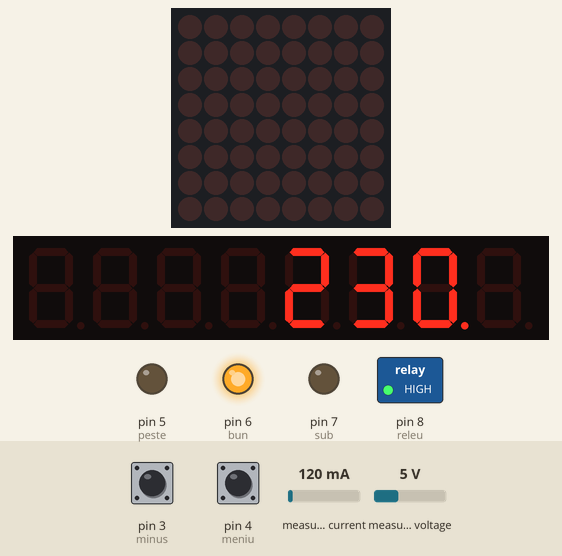
This sketch was run on a simulated Arduino Uno, built with avr-gcc and run on an emulated ATmega328P. Shown: 8×8 LED matrix, 8-digit seven-segment display, switched loads named in the sketch (green lamp = pin HIGH), output pins drawn as LEDs (lit = HIGH). Inputs (shaded band) come from the test bench; at power-on: pin 4 (meniu) HIGH, measured voltage 5 V, pin 3 (minus) HIGH, measured current 120 mA. EEPROM starts erased.

Above: at 6.6 s.
6.7 s: pin 4 (meniu) pulled LOW for 3.2 s
At 9.0 s:
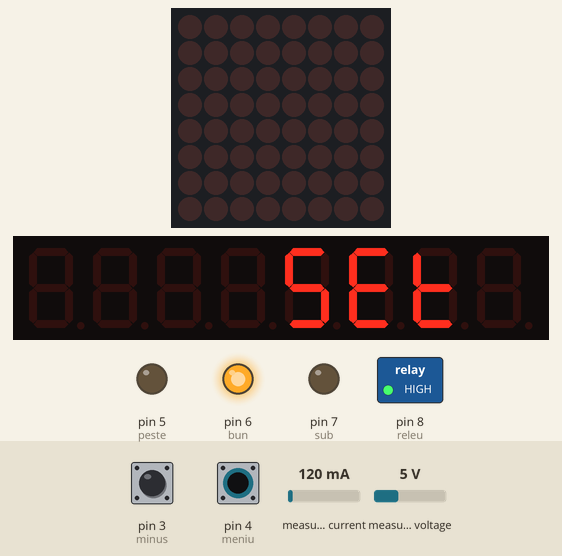
11.9 s: pin 4 (meniu) pulled LOW for 0.5 s
At 12.7 s:
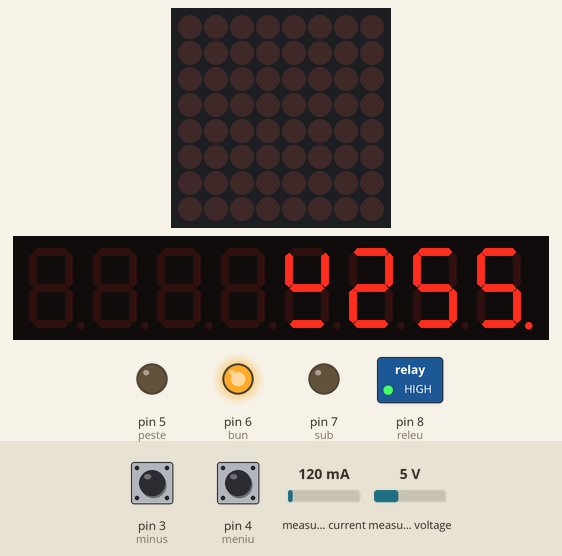
13.9 s: pin 4 (meniu) pulled LOW for 1 s
At 14.8 s:
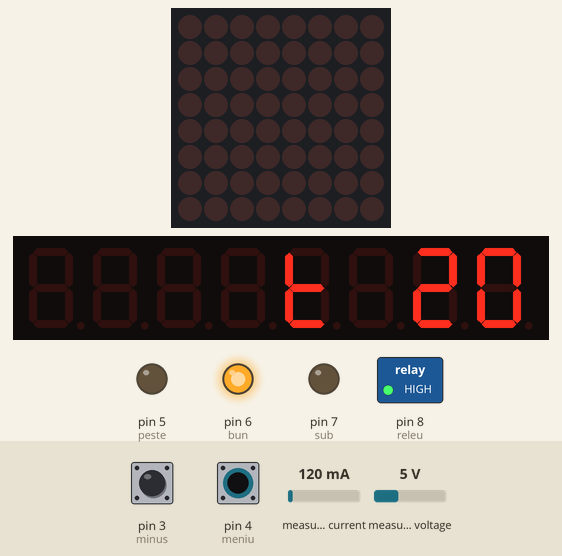
16.4 s: measured voltage set to 0.3 V
At 19.3 s:
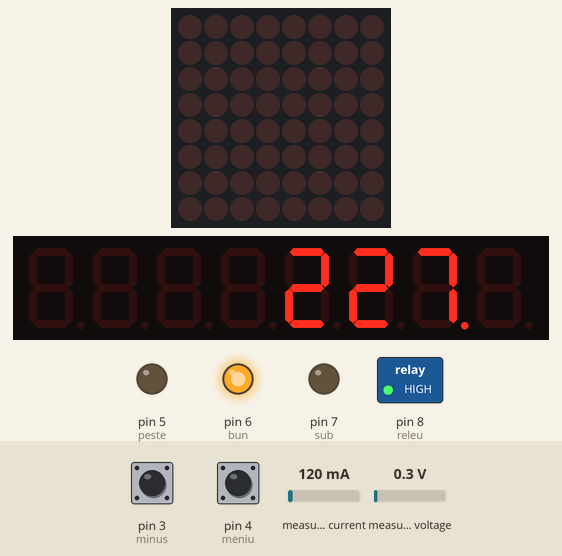
19.4 s: measured voltage set to 3.8 V
22.4 s: measured voltage set to 11.2 V
At 25.2 s:
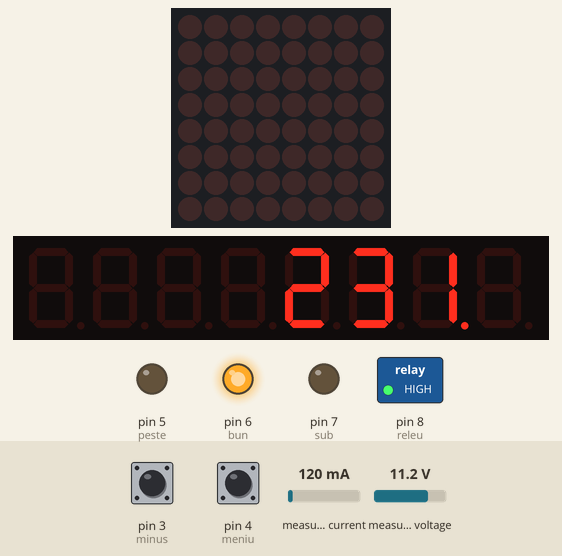
Timing chart, 0 to 26.7 s (numbered marks = the images above; inputs shaded):
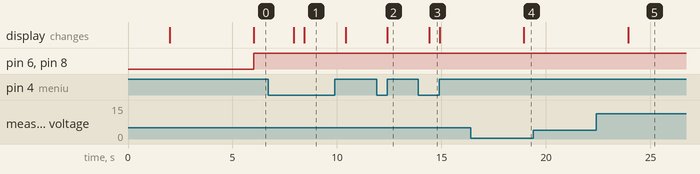

Measured:
- after the input at 6.7 s, the display: first changes after 1.2 s (image 1 shows a later state)
- after the input at 11.9 s, the display: changes after 0.51 s (image 2)
- after the input at 13.9 s, the display: changes after 0.51 s (image 3)
- after the input at 16.4 s, the display: changes after 2.5 s (image 4)
- after the input at 19.4 s, every drawn part: stays the same
- after the input at 22.4 s, the display: changes after 1.5 s (image 5)

The sketch:

main_supply_emonlib_under_overvoltage_ver3.ino
```cpp
// main voltmeter on MAX7219 LED display by niq_ro from http://www.tehnic.go.ro
// & http://arduinotehniq.com/
// use info from http://nicuflorica.blogspot.ro/2016/09/releu-de-protectie-la-minima-si-maxima_21.html
// vactual version 3, 24.09.2016, Craiova - Romania

// EmonLibrary examples openenergymonitor.org, Licence GNU GPL V3
// https://github.com/openenergymonitor/EmonLib
// https://openenergymonitor.org/emon/buildingblocks/measuring-voltage-with-an-acac-power-adapter

#include <EEPROM.h> // http://tronixstuff.com/2011/03/16/tutorial-your-arduinos-inbuilt-eeprom/

#include "EmonLib.h"             // Include Emon Library
EnergyMonitor emon1;             // Create an instance

// adapted sketch by niq_ro from http://arduinotehniq.blogspot.com
// and http://nicuflorica.blogspot.ro
// base version 1.0 in 22.11.2016, Craiova - Romania
// actual version 1a2 in 23.09.2016
// source for LEDControl: http://embedded-lab.com/blog/?p=6862
#include "LedControl.h" // https://github.com/wayoda/LedControl
/*
 Now we need a LedControl to work with.
 ***** These pin numbers will probably not work with your hardware *****
 pin 12 is connected to the DataIn
 pin 11 is connected to the CLK
 pin 10 is connected to LOAD
 We have only a single MAX72XX.
 */
LedControl lc=LedControl(12,11,10,1);


#define sub 7     // pin for undervoltage led
#define bun 6     // pin for ok voltage led
#define peste 5   // pin for overvoltage led
#define releu 8   // pin for relay
#define meniu 4   // pin for MENU button
#define minus 3
#define plus 2

float tensiune, voltage, voltagetr, vtot;
int vs, vsm, vm, vu;
float u1, u0;

float under;  // under voltage value
float over;   // over voltage value
int intarziere;  // value in second for delay after disconect relay because voltage is not ok
int intarziere2 = 1;  // value in second for delay after reading when voltage is ok
int nivel = 0;
int underzu, overzu;
int under1 = 190;
int under2 = 207;
int over1 = 240;
int over2 = 255;

// uncomment block first time, for write datas in EEPROM memory
/*
// under voltage is 190V ->
EEPROM.write(101,1);
EEPROM.write(102,9);
EEPROM.write(103,0);
// overvoltage is 250V ->
EEPROM.write(104,2);
EEPROM.write(105,5);
EEPROM.write(106,0);
// delay time for reconnect relay -> 9 seconds
EEPROM.write(107,0);
EEPROM.write(108,9);
*/

int unders = EEPROM.read(101);
int underz = EEPROM.read(102);
int underu = EEPROM.read(103);
int overs = EEPROM.read(104);
int overz = EEPROM.read(105);
int overu = EEPROM.read(106);
int intarzierez = EEPROM.read(107);
int intarziereu = EEPROM.read(108);


void setup(){
 pinMode(A2, INPUT);
 pinMode(meniu, INPUT);
 pinMode(plus, INPUT);
 pinMode(minus, INPUT);
 pinMode(sub, OUTPUT);
 pinMode(bun, OUTPUT);
 pinMode(peste, OUTPUT);
 pinMode(releu, OUTPUT);

 digitalWrite(meniu, HIGH);  // put inputs in high state (when push is to ground -> low state)
 digitalWrite(plus, HIGH);
 digitalWrite(minus, HIGH);
 digitalWrite(sub, LOW);
 digitalWrite(bun, LOW);
 digitalWrite(peste, LOW);
 digitalWrite(releu, LOW);


under = 100*unders + 10*underz + underu;
if (under < under1) under = under1;
if (under > under2) under = under2;
over = 100*overs + 10*overz + overu;
if (over < over1) over = over1;
if (over > over2) over = over2;
intarziere = 10*intarzierez + intarziereu;
if (intarziere < 1) intarziere = 1;
if (intarziere > 20) intarziere = 20;


  emon1.voltage(2, 255, 1.7);  // Voltage: input pin, calibration, phase_shift
//  emon1.current(1, 111.1);       // Current: input pin, calibration.

// Initialize MAX7219 device
lc.shutdown(0,false); // Enable display
lc.setIntensity(0,8); // Set brightness level (0 is min, 15 is max)
lc.clearDisplay(0); // Clear display register


lc.setRow(0,6,B1100010);  // afisez litera "n" pe coloane 6
lc.setRow(0,5,B0100000);  // afisez litera "i" pe coloane 5
lc.setRow(0,4,B1110011);  // afisez litera "q" pe coloane 4
lc.setRow(0,3,B0000001);  // afisez semnul "-" pe coloane 3
lc.setRow(0,2,B1000010);  // afisez litera "r" pe coloane 2
lc.setRow(0,1,B1100011);  // afisez litera "o" pe coloane 1
delay(2000);
lc.clearDisplay(0); // Clear display register

vtot = 0;


}//end "setup()"


void loop(){     //Start of Program

if (nivel == 0) {     // measurement state
for (byte i=0; i < 10; i++){
  emon1.calcVI(20,2000);         // Calculate all. No.of half wavelengths (crossings), time-out
  tensiune   = emon1.Vrms;             //extract Vrms into Variable
  vtot = vtot + tensiune;
delay(200);
if (digitalRead(meniu) == LOW) {
  nivel = 1;
  i = 10;
  delay(500);
}
}

voltage = vtot/10;
vtot = 0;

// calculate number for each figure number
vs = voltage /100;
vsm = voltage - 100*vs;
vm = vsm /10;
vu = vsm - 10*vm;
//lc.clearDisplay(0); // Clear display register
lc.setDigit(0,3,vs, false); // afisez sutele pe coloana 3
lc.setDigit(0,2,vm, false); // afisez zecile pe coloana 2
lc.setDigit(0,1,vu, true); // afisez unitatile pe coloana 1

if (digitalRead(meniu) == LOW) {
  nivel = 1;
  delay(500);
  lc.clearDisplay(0); // Clear display register
}
}

if (nivel == 0) {     // measurement state
if (voltage <= under)  // undervoltage
{
digitalWrite(sub, HIGH);
digitalWrite(bun, LOW);
digitalWrite(peste, LOW);
digitalWrite(releu, LOW);

for (byte j=0; j < intarziere; j++){
if (digitalRead(meniu) == LOW) {
  nivel = 1;
  j = intarziere;
  delay(500);
}
delay(1000);
}
}
if (voltage >= over)  // overvoltage
{
digitalWrite(sub, LOW);
digitalWrite(bun, LOW);
digitalWrite(peste, HIGH);
digitalWrite(releu, LOW);
for (byte j=0; j < intarziere; j++){
if (digitalRead(meniu) == LOW) {
  nivel = 1;
  j = intarziere;
  delay(500);
}
delay(1000);
}

}
if ((voltage > under) && (voltage < over))
{
digitalWrite(sub, LOW);
digitalWrite(bun, HIGH);
digitalWrite(peste, LOW);
digitalWrite(releu, HIGH);
for (byte j=0; j < intarziere2; j++){
if (digitalRead(meniu) == LOW) {
  nivel = 1;
  j = intarziere2;
  delay(500);
}
delay(1000);
}

}
}    // end loop for measurement

if (nivel == 1) {    // for change the value
//lc.clearDisplay(0); // Clear display register
lc.setDigit(0,3,5, false); // afisez un 5 pe coloana 2
lc.setRow(0,2,B01001111);  // afisez litera "E" cu bara sus
lc.setRow(0,1,B00001111);  // afisez litera "t" cu bara sus
delay(2000);
nivel = 2;
lc.clearDisplay(0); // Clear display register
}

if (nivel == 2) {    // for change the undervoltage value
unders = under / 100;
underzu = under - 100*unders;
underz = underzu/10;
underu = underzu - 10*underz;
//lc.clearDisplay(0); // Clear display register
lc.setRow(0,3,B01011100);  // afisez litera "u" cu bara sus
lc.setDigit(0,2,unders, false); // afisez sute pe coloana 3
lc.setDigit(0,1,underz, false); // afisez zeci pe coloana 2
lc.setDigit(0,0,underu, true); // afisez unitati pe coloana 1

if (digitalRead(meniu) == LOW) {
  nivel = 3;
EEPROM.write(101,unders);
EEPROM.write(102,underz);
EEPROM.write(103,underu);
  delay(500);
  lc.clearDisplay(0); // Clear display register
}

if (digitalRead(plus) == LOW) {
  under = under + 1;
  if (under > under2) under = under2;
  delay(250);
}

if (digitalRead(minus) == LOW) {
  under = under - 1;
  if (under < under1) under = under1;
  delay(250);
}

}  // end loop for change undervoltage value

if (nivel == 3) {    // for change the overrvoltage value
overs = over / 100;
overzu = over - 100*overs;
overz = overzu/10;
overu = overzu - 10*overz;
//lc.clearDisplay(0); // Clear display register
lc.setRow(0,3,B00101011);  // afisez litera "u" cu bara jos
lc.setDigit(0,2,overs, false); // afisez sute pe coloana 3
lc.setDigit(0,1,overz, false); // afisez zeci pe coloana 2
lc.setDigit(0,0,overu, true); // afisez unitati pe coloana 1

if (digitalRead(meniu) == LOW) {
  nivel = 4;
EEPROM.write(104,overs);
EEPROM.write(105,overz);
EEPROM.write(106,overu);
  delay(500);
  lc.clearDisplay(0); // Clear display register
}

if (digitalRead(plus) == LOW) {
  over = over + 1;
  if (over > over2) over = over2;
  delay(250);
}

if (digitalRead(minus) == LOW) {
  over = over - 1;
  if (over < over1) over = over1;
  delay(250);
}

}  // end loop for change overvoltage value

if (nivel == 4) {    // for change delay time for nook voltage
intarzierez = intarziere / 10;
intarziereu = intarziere - 10*intarzierez;

//lc.clearDisplay(0); // Clear display register
lc.setRow(0,3,B00001111);  // afisez litera "t" cu bara sus
lc.setDigit(0,1,intarzierez, false); // afisez zeci pe coloana 2
lc.setDigit(0,0,intarziereu, false); // afisez unitati pe coloana 1

if (digitalRead(meniu) == LOW) {
  nivel = 0;
EEPROM.write(107,intarzierez);
EEPROM.write(108,intarziereu);
  delay(500);
  lc.clearDisplay(0); // Clear display register
}

if (digitalRead(plus) == LOW) {
  intarziere = intarziere + 1;
  if (intarziere > 20) intarziere = 20;
  delay(250);
}

if (digitalRead(minus) == LOW) {
  intarziere = intarziere - 1;
  if (intarziere < 1) intarziere = 1;
  delay(250);
}

}  // end loop for change delay value  for nook voltage


}// end loop()
```
